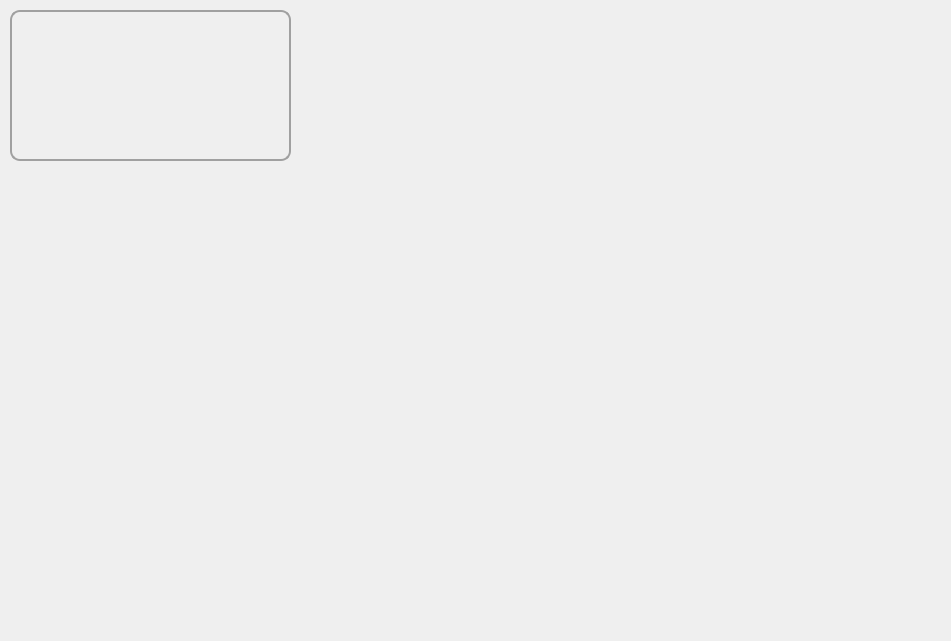
<?xml version="1.0" encoding="UTF-8"?>
<ui version="4.0">
 <class>Page1</class>
 <widget class="QWidget" name="Page1">
  <property name="geometry">
   <rect>
    <x>0</x>
    <y>0</y>
    <width>951</width>
    <height>641</height>
   </rect>
  </property>
  <property name="windowTitle">
   <string>Form</string>
  </property>
  <widget class="QGroupBox" name="groupBox_1">
   <property name="geometry">
    <rect>
     <x>10</x>
     <y>10</y>
     <width>281</width>
     <height>151</height>
    </rect>
   </property>
   <property name="styleSheet">
    <string notr="true">QGroupBox{
	border: 2px solid #A0A0A0;
	border-radius: 10px;
	padding:0px;

}</string>
   </property>
   <property name="title">
    <string/>
   </property>
  </widget>
 </widget>
 <resources/>
 <connections/>
</ui>
